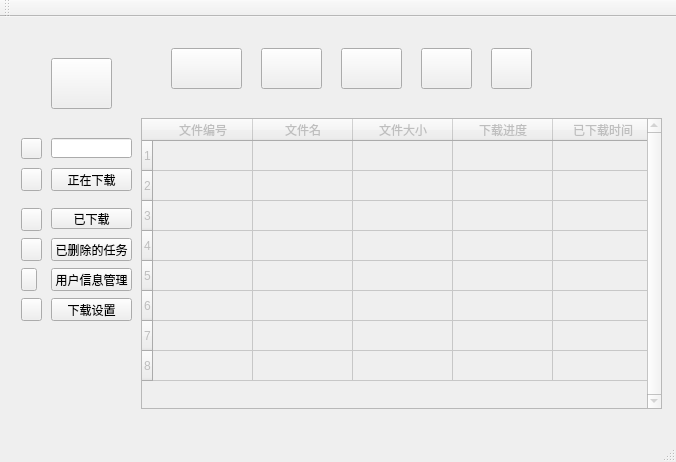
<?xml version="1.0" encoding="UTF-8"?>
<ui version="4.0">
 <class>MainWindow</class>
 <widget class="QMainWindow" name="MainWindow">
  <property name="geometry">
   <rect>
    <x>0</x>
    <y>0</y>
    <width>676</width>
    <height>462</height>
   </rect>
  </property>
  <property name="windowTitle">
   <string>MainWindow</string>
  </property>
  <property name="iconSize">
   <size>
    <width>20</width>
    <height>20</height>
   </size>
  </property>
  <widget class="QWidget" name="centralWidget">
   <layout class="QGridLayout" name="gridLayout_3">
    <item row="0" column="0">
     <widget class="QWidget" name="widget_3" native="true">
      <widget class="QTableWidget" name="tableWidget">
       <property name="enabled">
        <bool>false</bool>
       </property>
       <property name="geometry">
        <rect>
         <x>130</x>
         <y>90</y>
         <width>521</width>
         <height>291</height>
        </rect>
       </property>
       <property name="verticalScrollBarPolicy">
        <enum>Qt::ScrollBarAlwaysOn</enum>
       </property>
       <property name="horizontalScrollBarPolicy">
        <enum>Qt::ScrollBarAlwaysOff</enum>
       </property>
       <property name="sizeAdjustPolicy">
        <enum>QAbstractScrollArea::AdjustToContents</enum>
       </property>
       <property name="rowCount">
        <number>8</number>
       </property>
       <property name="columnCount">
        <number>5</number>
       </property>
       <row/>
       <row/>
       <row/>
       <row/>
       <row/>
       <row/>
       <row/>
       <row/>
       <column>
        <property name="text">
         <string>文件编号</string>
        </property>
       </column>
       <column>
        <property name="text">
         <string>文件名</string>
        </property>
       </column>
       <column>
        <property name="text">
         <string>文件大小</string>
        </property>
       </column>
       <column>
        <property name="text">
         <string>下载进度</string>
        </property>
       </column>
       <column>
        <property name="text">
         <string>已下载时间</string>
        </property>
       </column>
      </widget>
      <widget class="QWidget" name="widget_2" native="true">
       <property name="geometry">
        <rect>
         <x>150</x>
         <y>10</y>
         <width>421</width>
         <height>71</height>
        </rect>
       </property>
       <widget class="QPushButton" name="new_work_button">
        <property name="geometry">
         <rect>
          <x>10</x>
          <y>10</y>
          <width>71</width>
          <height>41</height>
         </rect>
        </property>
        <property name="text">
         <string/>
        </property>
        <property name="icon">
         <iconset resource="img/img.qrc">
          <normaloff>:/new/prefix1/new_load.jpg</normaloff>:/new/prefix1/new_load.jpg</iconset>
        </property>
        <property name="iconSize">
         <size>
          <width>70</width>
          <height>70</height>
         </size>
        </property>
       </widget>
       <widget class="QPushButton" name="load_button">
        <property name="geometry">
         <rect>
          <x>180</x>
          <y>10</y>
          <width>61</width>
          <height>41</height>
         </rect>
        </property>
        <property name="text">
         <string/>
        </property>
        <property name="icon">
         <iconset resource="img/img.qrc">
          <normaloff>:/new/prefix1/up.jpg</normaloff>:/new/prefix1/up.jpg</iconset>
        </property>
        <property name="iconSize">
         <size>
          <width>60</width>
          <height>50</height>
         </size>
        </property>
       </widget>
       <widget class="QPushButton" name="up_button">
        <property name="geometry">
         <rect>
          <x>100</x>
          <y>10</y>
          <width>61</width>
          <height>41</height>
         </rect>
        </property>
        <property name="text">
         <string/>
        </property>
        <property name="icon">
         <iconset resource="img/img.qrc">
          <normaloff>:/new/prefix1/up.jpg</normaloff>:/new/prefix1/up.jpg</iconset>
        </property>
        <property name="iconSize">
         <size>
          <width>60</width>
          <height>60</height>
         </size>
        </property>
       </widget>
       <widget class="QPushButton" name="stop_button">
        <property name="geometry">
         <rect>
          <x>260</x>
          <y>10</y>
          <width>51</width>
          <height>41</height>
         </rect>
        </property>
        <property name="text">
         <string/>
        </property>
        <property name="icon">
         <iconset resource="img/img.qrc">
          <normaloff>:/new/prefix1/stop.jpg</normaloff>:/new/prefix1/stop.jpg</iconset>
        </property>
        <property name="iconSize">
         <size>
          <width>60</width>
          <height>60</height>
         </size>
        </property>
       </widget>
       <widget class="QPushButton" name="delete_button">
        <property name="geometry">
         <rect>
          <x>330</x>
          <y>10</y>
          <width>41</width>
          <height>41</height>
         </rect>
        </property>
        <property name="text">
         <string/>
        </property>
        <property name="icon">
         <iconset resource="img/img.qrc">
          <normaloff>:/new/prefix1/delete.jpg</normaloff>:/new/prefix1/delete.jpg</iconset>
        </property>
        <property name="iconSize">
         <size>
          <width>56</width>
          <height>50</height>
         </size>
        </property>
       </widget>
       <widget class="QWidget" name="widget_4" native="true">
        <property name="geometry">
         <rect>
          <x>-170</x>
          <y>-30</y>
          <width>181</width>
          <height>191</height>
         </rect>
        </property>
       </widget>
       <widget class="QWidget" name="widget_5" native="true">
        <property name="geometry">
         <rect>
          <x>-250</x>
          <y>-60</y>
          <width>261</width>
          <height>131</height>
         </rect>
        </property>
        <property name="font">
         <font>
          <family>Agency FB</family>
         </font>
        </property>
        <property name="styleSheet">
         <string notr="true"/>
        </property>
        <widget class="QLineEdit" name="search_text_2">
         <property name="geometry">
          <rect>
           <x>40</x>
           <y>110</y>
           <width>81</width>
           <height>20</height>
          </rect>
         </property>
        </widget>
        <widget class="QPushButton" name="search_button_2">
         <property name="enabled">
          <bool>true</bool>
         </property>
         <property name="geometry">
          <rect>
           <x>10</x>
           <y>110</y>
           <width>21</width>
           <height>21</height>
          </rect>
         </property>
         <property name="text">
          <string/>
         </property>
         <property name="icon">
          <iconset>
           <normaloff>img/search.jpg</normaloff>img/search.jpg</iconset>
         </property>
         <property name="iconSize">
          <size>
           <width>25</width>
           <height>30</height>
          </size>
         </property>
        </widget>
        <widget class="QPushButton" name="already_flie_but_2">
         <property name="geometry">
          <rect>
           <x>40</x>
           <y>180</y>
           <width>81</width>
           <height>21</height>
          </rect>
         </property>
         <property name="font">
          <font>
           <family>Agency FB</family>
           <pointsize>9</pointsize>
           <kerning>false</kerning>
          </font>
         </property>
         <property name="layoutDirection">
          <enum>Qt::RightToLeft</enum>
         </property>
         <property name="text">
          <string>已下载</string>
         </property>
         <property name="iconSize">
          <size>
           <width>40</width>
           <height>30</height>
          </size>
         </property>
        </widget>
        <widget class="QPushButton" name="delete_file_but_2">
         <property name="geometry">
          <rect>
           <x>40</x>
           <y>210</y>
           <width>81</width>
           <height>23</height>
          </rect>
         </property>
         <property name="text">
          <string>已删除的任务</string>
         </property>
         <property name="iconSize">
          <size>
           <width>40</width>
           <height>30</height>
          </size>
         </property>
        </widget>
        <widget class="QPushButton" name="current_file_load_btn_2">
         <property name="geometry">
          <rect>
           <x>40</x>
           <y>140</y>
           <width>81</width>
           <height>23</height>
          </rect>
         </property>
         <property name="text">
          <string>正在下载</string>
         </property>
        </widget>
        <widget class="QPushButton" name="pushButton_4">
         <property name="geometry">
          <rect>
           <x>10</x>
           <y>140</y>
           <width>21</width>
           <height>23</height>
          </rect>
         </property>
         <property name="text">
          <string/>
         </property>
         <property name="icon">
          <iconset>
           <normaloff>img/curreng_load.jpg</normaloff>img/curreng_load.jpg</iconset>
         </property>
         <property name="iconSize">
          <size>
           <width>30</width>
           <height>30</height>
          </size>
         </property>
        </widget>
        <widget class="QPushButton" name="pushButton_5">
         <property name="geometry">
          <rect>
           <x>10</x>
           <y>180</y>
           <width>21</width>
           <height>23</height>
          </rect>
         </property>
         <property name="text">
          <string/>
         </property>
         <property name="icon">
          <iconset>
           <normaloff>img/file_load.jpg</normaloff>img/file_load.jpg</iconset>
         </property>
         <property name="iconSize">
          <size>
           <width>22</width>
           <height>22</height>
          </size>
         </property>
        </widget>
        <widget class="QPushButton" name="pushButton_6">
         <property name="geometry">
          <rect>
           <x>10</x>
           <y>210</y>
           <width>21</width>
           <height>23</height>
          </rect>
         </property>
         <property name="text">
          <string/>
         </property>
         <property name="icon">
          <iconset>
           <normaloff>img/delete_but.jpg</normaloff>img/delete_but.jpg</iconset>
         </property>
         <property name="iconSize">
          <size>
           <width>30</width>
           <height>30</height>
          </size>
         </property>
        </widget>
       </widget>
      </widget>
      <widget class="QWidget" name="widget" native="true">
       <property name="geometry">
        <rect>
         <x>0</x>
         <y>0</y>
         <width>131</width>
         <height>321</height>
        </rect>
       </property>
       <property name="font">
        <font>
         <family>Agency FB</family>
        </font>
       </property>
       <property name="styleSheet">
        <string notr="true"/>
       </property>
       <widget class="QLineEdit" name="search_text">
        <property name="geometry">
         <rect>
          <x>40</x>
          <y>110</y>
          <width>81</width>
          <height>20</height>
         </rect>
        </property>
       </widget>
       <widget class="QPushButton" name="search_button">
        <property name="enabled">
         <bool>true</bool>
        </property>
        <property name="geometry">
         <rect>
          <x>10</x>
          <y>110</y>
          <width>21</width>
          <height>21</height>
         </rect>
        </property>
        <property name="text">
         <string/>
        </property>
        <property name="icon">
         <iconset resource="img/img.qrc">
          <normaloff>:/new/prefix1/search.jpg</normaloff>:/new/prefix1/search.jpg</iconset>
        </property>
        <property name="iconSize">
         <size>
          <width>25</width>
          <height>30</height>
         </size>
        </property>
       </widget>
       <widget class="QPushButton" name="already_flie_but">
        <property name="geometry">
         <rect>
          <x>40</x>
          <y>180</y>
          <width>81</width>
          <height>21</height>
         </rect>
        </property>
        <property name="font">
         <font>
          <family>Algerian</family>
          <pointsize>9</pointsize>
          <kerning>false</kerning>
         </font>
        </property>
        <property name="layoutDirection">
         <enum>Qt::RightToLeft</enum>
        </property>
        <property name="text">
         <string>已下载</string>
        </property>
        <property name="iconSize">
         <size>
          <width>40</width>
          <height>30</height>
         </size>
        </property>
       </widget>
       <widget class="QPushButton" name="delete_file_but">
        <property name="geometry">
         <rect>
          <x>40</x>
          <y>210</y>
          <width>81</width>
          <height>23</height>
         </rect>
        </property>
        <property name="text">
         <string>已删除的任务</string>
        </property>
        <property name="iconSize">
         <size>
          <width>40</width>
          <height>30</height>
         </size>
        </property>
       </widget>
       <widget class="QPushButton" name="current_file_load_btn">
        <property name="geometry">
         <rect>
          <x>40</x>
          <y>140</y>
          <width>81</width>
          <height>23</height>
         </rect>
        </property>
        <property name="text">
         <string>正在下载</string>
        </property>
       </widget>
       <widget class="QPushButton" name="pushButton">
        <property name="geometry">
         <rect>
          <x>10</x>
          <y>140</y>
          <width>21</width>
          <height>23</height>
         </rect>
        </property>
        <property name="text">
         <string/>
        </property>
        <property name="icon">
         <iconset resource="img/img.qrc">
          <normaloff>:/new/prefix1/curreng_load.jpg</normaloff>:/new/prefix1/curreng_load.jpg</iconset>
        </property>
        <property name="iconSize">
         <size>
          <width>30</width>
          <height>30</height>
         </size>
        </property>
       </widget>
       <widget class="QPushButton" name="pushButton_2">
        <property name="geometry">
         <rect>
          <x>10</x>
          <y>180</y>
          <width>21</width>
          <height>23</height>
         </rect>
        </property>
        <property name="text">
         <string/>
        </property>
        <property name="icon">
         <iconset resource="img/img.qrc">
          <normaloff>:/new/prefix1/file_load.jpg</normaloff>:/new/prefix1/file_load.jpg</iconset>
        </property>
        <property name="iconSize">
         <size>
          <width>22</width>
          <height>22</height>
         </size>
        </property>
       </widget>
       <widget class="QPushButton" name="pushButton_3">
        <property name="geometry">
         <rect>
          <x>10</x>
          <y>210</y>
          <width>21</width>
          <height>23</height>
         </rect>
        </property>
        <property name="text">
         <string/>
        </property>
        <property name="icon">
         <iconset resource="img/img.qrc">
          <normaloff>:/new/prefix1/delete_but.jpg</normaloff>:/new/prefix1/delete_but.jpg</iconset>
        </property>
        <property name="iconSize">
         <size>
          <width>30</width>
          <height>30</height>
         </size>
        </property>
       </widget>
       <widget class="QWidget" name="widget_6" native="true">
        <property name="geometry">
         <rect>
          <x>322</x>
          <y>-248</y>
          <width>326</width>
          <height>202</height>
         </rect>
        </property>
        <widget class="QPushButton" name="new_work_button_2">
         <property name="geometry">
          <rect>
           <x>10</x>
           <y>10</y>
           <width>71</width>
           <height>41</height>
          </rect>
         </property>
         <property name="text">
          <string/>
         </property>
         <property name="icon">
          <iconset>
           <normaloff>img/new_load.jpg</normaloff>img/new_load.jpg</iconset>
         </property>
         <property name="iconSize">
          <size>
           <width>70</width>
           <height>70</height>
          </size>
         </property>
        </widget>
        <widget class="QPushButton" name="load_button_2">
         <property name="geometry">
          <rect>
           <x>100</x>
           <y>10</y>
           <width>61</width>
           <height>41</height>
          </rect>
         </property>
         <property name="text">
          <string/>
         </property>
         <property name="icon">
          <iconset>
           <normaloff>img/load.jpg</normaloff>img/load.jpg</iconset>
         </property>
         <property name="iconSize">
          <size>
           <width>60</width>
           <height>50</height>
          </size>
         </property>
        </widget>
        <widget class="QPushButton" name="up_button_2">
         <property name="geometry">
          <rect>
           <x>180</x>
           <y>10</y>
           <width>61</width>
           <height>41</height>
          </rect>
         </property>
         <property name="text">
          <string/>
         </property>
         <property name="icon">
          <iconset>
           <normaloff>img/up.jpg</normaloff>img/up.jpg</iconset>
         </property>
         <property name="iconSize">
          <size>
           <width>60</width>
           <height>60</height>
          </size>
         </property>
        </widget>
        <widget class="QPushButton" name="stop_button_2">
         <property name="geometry">
          <rect>
           <x>260</x>
           <y>10</y>
           <width>51</width>
           <height>41</height>
          </rect>
         </property>
         <property name="text">
          <string/>
         </property>
         <property name="icon">
          <iconset>
           <normaloff>img/stop.jpg</normaloff>img/stop.jpg</iconset>
         </property>
         <property name="iconSize">
          <size>
           <width>60</width>
           <height>60</height>
          </size>
         </property>
        </widget>
        <widget class="QPushButton" name="delete_button_2">
         <property name="geometry">
          <rect>
           <x>330</x>
           <y>10</y>
           <width>51</width>
           <height>41</height>
          </rect>
         </property>
         <property name="text">
          <string/>
         </property>
         <property name="icon">
          <iconset>
           <normaloff>img/delete.jpg</normaloff>img/delete.jpg</iconset>
         </property>
         <property name="iconSize">
          <size>
           <width>52</width>
           <height>52</height>
          </size>
         </property>
        </widget>
       </widget>
       <widget class="QPushButton" name="pushButton_7">
        <property name="geometry">
         <rect>
          <x>10</x>
          <y>240</y>
          <width>16</width>
          <height>23</height>
         </rect>
        </property>
        <property name="text">
         <string/>
        </property>
        <property name="icon">
         <iconset resource="img/img.qrc">
          <normaloff>:/new/prefix1/user.jpg</normaloff>:/new/prefix1/user.jpg</iconset>
        </property>
        <property name="iconSize">
         <size>
          <width>25</width>
          <height>25</height>
         </size>
        </property>
       </widget>
       <widget class="QPushButton" name="user_info">
        <property name="geometry">
         <rect>
          <x>40</x>
          <y>240</y>
          <width>81</width>
          <height>23</height>
         </rect>
        </property>
        <property name="text">
         <string>用户信息管理</string>
        </property>
       </widget>
       <widget class="QPushButton" name="pushButton_8">
        <property name="geometry">
         <rect>
          <x>10</x>
          <y>270</y>
          <width>21</width>
          <height>23</height>
         </rect>
        </property>
        <property name="text">
         <string/>
        </property>
        <property name="icon">
         <iconset>
          <normaloff>img/load_but.jpg</normaloff>img/load_but.jpg</iconset>
        </property>
        <property name="iconSize">
         <size>
          <width>30</width>
          <height>30</height>
         </size>
        </property>
       </widget>
       <widget class="QPushButton" name="set_load_speed">
        <property name="geometry">
         <rect>
          <x>40</x>
          <y>270</y>
          <width>81</width>
          <height>23</height>
         </rect>
        </property>
        <property name="text">
         <string>下载设置</string>
        </property>
       </widget>
       <widget class="QPushButton" name="user_login_btn">
        <property name="geometry">
         <rect>
          <x>40</x>
          <y>30</y>
          <width>61</width>
          <height>51</height>
         </rect>
        </property>
        <property name="text">
         <string/>
        </property>
        <property name="icon">
         <iconset resource="img/img.qrc">
          <normaloff>:/new/prefix1/user_img.jpg</normaloff>:/new/prefix1/user_img.jpg</iconset>
        </property>
        <property name="iconSize">
         <size>
          <width>70</width>
          <height>70</height>
         </size>
        </property>
       </widget>
      </widget>
     </widget>
    </item>
   </layout>
  </widget>
  <widget class="QToolBar" name="mainToolBar">
   <attribute name="toolBarArea">
    <enum>TopToolBarArea</enum>
   </attribute>
   <attribute name="toolBarBreak">
    <bool>false</bool>
   </attribute>
  </widget>
  <widget class="QStatusBar" name="statusBar"/>
 </widget>
 <layoutdefault spacing="6" margin="11"/>
 <resources>
  <include location="img/img.qrc"/>
 </resources>
 <connections/>
</ui>
